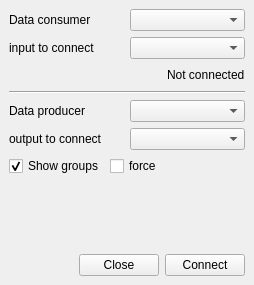
<?xml version="1.0" encoding="UTF-8"?>
<ui version="4.0">
 <class>DockWidget</class>
 <widget class="QDockWidget" name="DockWidget">
  <property name="geometry">
   <rect>
    <x>0</x>
    <y>0</y>
    <width>254</width>
    <height>285</height>
   </rect>
  </property>
  <property name="windowTitle">
   <string>DockWidget</string>
  </property>
  <widget class="QWidget" name="dockWidgetContents">
   <layout class="QVBoxLayout" name="verticalLayout">
    <item>
     <layout class="QHBoxLayout" name="horizontalLayout">
      <item>
       <widget class="QLabel" name="inNodeLabel">
        <property name="text">
         <string>Data consumer</string>
        </property>
        <property name="buddy">
         <cstring>inNodeComboBox</cstring>
        </property>
       </widget>
      </item>
      <item>
       <widget class="QComboBox" name="inNodeComboBox"/>
      </item>
     </layout>
    </item>
    <item>
     <layout class="QHBoxLayout" name="horizontalLayout_2">
      <item>
       <widget class="QLabel" name="inputLabel">
        <property name="text">
         <string>input to connect</string>
        </property>
        <property name="buddy">
         <cstring>inputComboBox</cstring>
        </property>
       </widget>
      </item>
      <item>
       <widget class="QComboBox" name="inputComboBox"/>
      </item>
     </layout>
    </item>
    <item>
     <layout class="QHBoxLayout" name="horizontalLayout_3">
      <item>
       <spacer name="horizontalSpacer_3">
        <property name="orientation">
         <enum>Qt::Horizontal</enum>
        </property>
        <property name="sizeHint" stdset="0">
         <size>
          <width>40</width>
          <height>20</height>
         </size>
        </property>
       </spacer>
      </item>
      <item>
       <widget class="QLabel" name="connectedToLabel">
        <property name="text">
         <string>Not connected</string>
        </property>
       </widget>
      </item>
     </layout>
    </item>
    <item>
     <widget class="Line" name="line">
      <property name="orientation">
       <enum>Qt::Horizontal</enum>
      </property>
     </widget>
    </item>
    <item>
     <layout class="QHBoxLayout" name="horizontalLayout_4">
      <item>
       <widget class="QLabel" name="outNodeLabel">
        <property name="text">
         <string>Data producer</string>
        </property>
        <property name="buddy">
         <cstring>outNodeComboBox</cstring>
        </property>
       </widget>
      </item>
      <item>
       <widget class="QComboBox" name="outNodeComboBox"/>
      </item>
     </layout>
    </item>
    <item>
     <layout class="QHBoxLayout" name="horizontalLayout_5">
      <item>
       <widget class="QLabel" name="outputLabel">
        <property name="text">
         <string>output to connect</string>
        </property>
        <property name="buddy">
         <cstring>outputComboBox</cstring>
        </property>
       </widget>
      </item>
      <item>
       <widget class="QComboBox" name="outputComboBox"/>
      </item>
     </layout>
    </item>
    <item>
     <layout class="QHBoxLayout" name="horizontalLayout_6">
      <item>
       <widget class="QCheckBox" name="showGroupsCheckBox">
        <property name="text">
         <string>Show groups</string>
        </property>
        <property name="checked">
         <bool>true</bool>
        </property>
       </widget>
      </item>
      <item>
       <widget class="QCheckBox" name="forceCheckBox">
        <property name="toolTip">
         <string>if checked, when two groups are different, 
try to connect common values</string>
        </property>
        <property name="text">
         <string>force</string>
        </property>
        <property name="checked">
         <bool>false</bool>
        </property>
       </widget>
      </item>
      <item>
       <spacer name="horizontalSpacer">
        <property name="orientation">
         <enum>Qt::Horizontal</enum>
        </property>
        <property name="sizeHint" stdset="0">
         <size>
          <width>40</width>
          <height>20</height>
         </size>
        </property>
       </spacer>
      </item>
     </layout>
    </item>
    <item>
     <spacer name="verticalSpacer">
      <property name="orientation">
       <enum>Qt::Vertical</enum>
      </property>
      <property name="sizeHint" stdset="0">
       <size>
        <width>20</width>
        <height>40</height>
       </size>
      </property>
     </spacer>
    </item>
    <item>
     <layout class="QHBoxLayout" name="horizontalLayout_7">
      <item>
       <spacer name="horizontalSpacer_2">
        <property name="orientation">
         <enum>Qt::Horizontal</enum>
        </property>
        <property name="sizeHint" stdset="0">
         <size>
          <width>40</width>
          <height>20</height>
         </size>
        </property>
       </spacer>
      </item>
      <item>
       <widget class="QPushButton" name="closePushButton">
        <property name="text">
         <string>Close</string>
        </property>
       </widget>
      </item>
      <item>
       <widget class="QPushButton" name="connectPushButton">
        <property name="text">
         <string>Connect</string>
        </property>
       </widget>
      </item>
     </layout>
    </item>
   </layout>
  </widget>
 </widget>
 <resources/>
 <connections/>
</ui>
